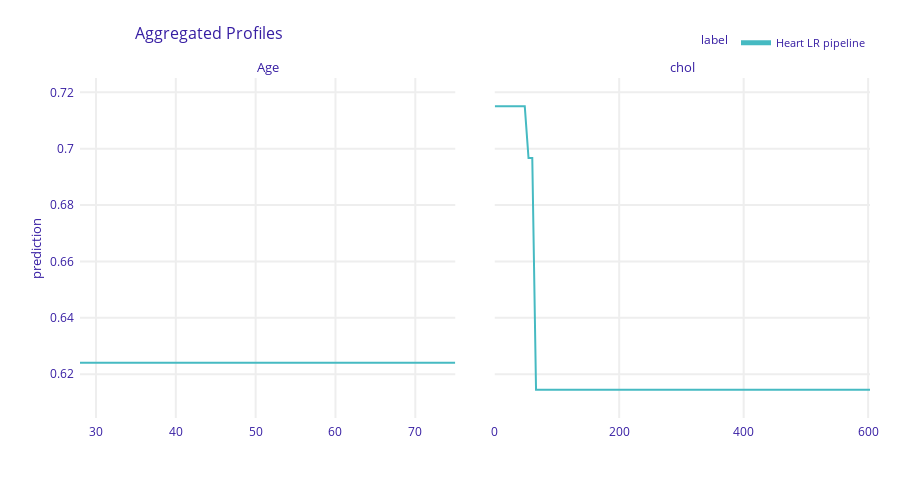
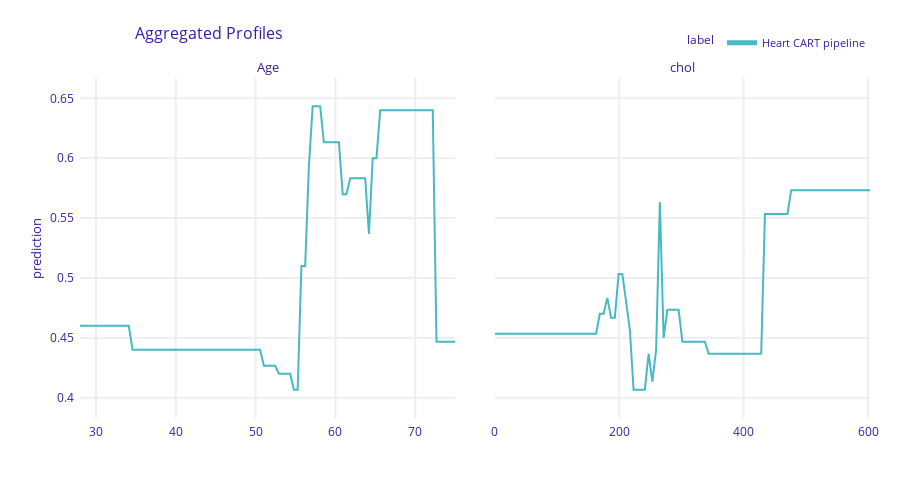

These figures' notebook cell, in order:
### Code cell
pd_lr.plot()
pd_cart.plot()

### Figure 1 — Plotly figure (JSON) as saved in the notebook; plotly's stock layout.template omitted (floating-point values rounded to 4 significant figures; data arrays with more than 128 entries replaced by an {"elided": "..."} marker saying what was removed)
{"data": [{"customdata": {"elided": "101x3 mixed values"}, "hovertemplate": "<b>%{hovertext}</b><br><br>prediction=%{y:.3f}<br>mean_prediction=%{customdata[0]:.3f}<extra></extra>", "hovertext": ["Heart LR pipeline", "Heart LR pipeline", "Heart LR pipeline", "Heart LR pipeline", "Heart LR pipeline", "Heart LR pipeline", "Heart LR pipeline", "Heart LR pipeline", "Heart LR pipeline", "Heart LR pipeline", "Heart LR pipeline", "Heart LR pipeline", "Heart LR pipeline", "Heart LR pipeline", "Heart LR pipeline", "Heart LR pipeline", "Heart LR pipeline", "Heart LR pipeline", "Heart LR pipeline", "Heart LR pipeline", "Heart LR pipeline", "Heart LR pipeline", "Heart LR pipeline", "Heart LR pipeline", "Heart LR pipeline", "Heart LR pipeline", "Heart LR pipeline", "Heart LR pipeline", "Heart LR pipeline", "Heart LR pipeline", "Heart LR pipeline", "Heart LR pipeline", "Heart LR pipeline", "Heart LR pipeline", "Heart LR pipeline", "Heart LR pipeline", "Heart LR pipeline", "Heart LR pipeline", "Heart LR pipeline", "Heart LR pipeline", "Heart LR pipeline", "Heart LR pipeline", "Heart LR pipeline", "Heart LR pipeline", "Heart LR pipeline", "Heart LR pipeline", "Heart LR pipeline", "Heart LR pipeline", "Heart LR pipeline", "Heart LR pipeline", "Heart LR pipeline", "Heart LR pipeline", "Heart LR pipeline", "Heart LR pipeline", "Heart LR pipeline", "Heart LR pipeline", "Heart LR pipeline", "Heart LR pipeline", "Heart LR pipeline", "Heart LR pipeline", "Heart LR pipeline", "Heart LR pipeline", "Heart LR pipeline", "Heart LR pipeline", "Heart LR pipeline", "Heart LR pipeline", "Heart LR pipeline", "Heart LR pipeline", "Heart LR pipeline", "Heart LR pipeline", "Heart LR pipeline", "Heart LR pipeline", "Heart LR pipeline", "Heart LR pipeline", "Heart LR pipeline", "Heart LR pipeline", "Heart LR pipeline", "Heart LR pipeline", "Heart LR pipeline", "Heart LR pipeline", "Heart LR pipeline", "Heart LR pipeline", "Heart LR pipeline", "Heart LR pipeline", "Heart LR pipeline", "Heart LR pipeline", "Heart LR pipeline", "Heart LR pipeline", "Heart LR pipeline", "Heart LR pipeline", "Heart LR pipeline", "Heart LR pipeline", "Heart LR pipeline", "Heart LR pipeline", "Heart LR pipeline", "Heart LR pipeline", "Heart LR pipeline", "Heart LR pipeline", "Heart LR pipeline", "Heart LR pipeline", "Heart LR pipeline"], "legendgroup": "Heart LR pipeline", "line": {"color": "#46bac2", "dash": "solid", "width": 2}, "marker": {"symbol": "circle"}, "mode": "lines", "name": "Heart LR pipeline", "opacity": 1, "orientation": "v", "showlegend": true, "type": "scatter", "x": [28, 28.47, 28.94, 29.41, 29.88, 30.35, 30.82, 31.29, 31.76, 32.23, 32.7, 33.17, 33.64, 34.11, 34.58, 35.05, 35.52, 35.99, 36.46, 36.93, 37.4, 37.87, 38.34, 38.81, 39.28, 39.75, 40.22, 40.69, 41.16, 41.63, 42.1, 42.57, 43.04, 43.51, 43.98, 44.45, 44.92, 45.39, 45.86, 46.33, 46.8, 47.27, 47.74, 48.21, 48.68, 49.15, 49.62, 50.09, 50.56, 51.03, 51.5, 51.97, 52.44, 52.91, 53.38, 53.85, 54.32, 54.79, 55.26, 55.73, 56.2, 56.67, 57.14, 57.61, 58.08, 58.55, 59.02, 59.49, 59.96, 60.43, 60.9, 61.37, 61.84, 62.31, 62.78, 63.25, 63.72, 64.19, 64.66, 65.13, 65.6, 66.07, 66.54, 67.01, 67.48, 67.95, 68.42, 68.89, 69.36, 69.83, 70.3, 70.77, 71.24, 71.71, 72.18, 72.65, 73.12, 73.59, 74.06, 74.53, 75], "xaxis": "x", "y": [0.624, 0.624, 0.624, 0.624, 0.624, 0.624, 0.624, 0.624, 0.624, 0.624, 0.624, 0.624, 0.624, 0.624, 0.624, 0.624, 0.624, 0.624, 0.624, 0.624, 0.624, 0.624, 0.624, 0.624, 0.624, 0.624, 0.624, 0.624, 0.624, 0.624, 0.624, 0.624, 0.624, 0.624, 0.624, 0.624, 0.624, 0.624, 0.624, 0.624, 0.624, 0.624, 0.624, 0.624, 0.624, 0.624, 0.624, 0.624, 0.624, 0.624, 0.624, 0.624, 0.624, 0.624, 0.624, 0.624, 0.624, 0.624, 0.624, 0.624, 0.624, 0.624, 0.624, 0.624, 0.624, 0.624, 0.624, 0.624, 0.624, 0.624, 0.624, 0.624, 0.624, 0.624, 0.624, 0.624, 0.624, 0.624, 0.624, 0.624, 0.624, 0.624, 0.624, 0.624, 0.624, 0.624, 0.624, 0.624, 0.624, 0.624, 0.624, 0.624, 0.624, 0.624, 0.624, 0.624, 0.624, 0.624, 0.624, 0.624, 0.624], "yaxis": "y"}, {"customdata": {"elided": "101x3 mixed values"}, "hovertemplate": "<b>%{hovertext}</b><br><br>prediction=%{y:.3f}<br>mean_prediction=%{customdata[0]:.3f}<extra></extra>", "hovertext": ["Heart LR pipeline", "Heart LR pipeline", "Heart LR pipeline", "Heart LR pipeline", "Heart LR pipeline", "Heart LR pipeline", "Heart LR pipeline", "Heart LR pipeline", "Heart LR pipeline", "Heart LR pipeline", "Heart LR pipeline", "Heart LR pipeline", "Heart LR pipeline", "Heart LR pipeline", "Heart LR pipeline", "Heart LR pipeline", "Heart LR pipeline", "Heart LR pipeline", "Heart LR pipeline", "Heart LR pipeline", "Heart LR pipeline", "Heart LR pipeline", "Heart LR pipeline", "Heart LR pipeline", "Heart LR pipeline", "Heart LR pipeline", "Heart LR pipeline", "Heart LR pipeline", "Heart LR pipeline", "Heart LR pipeline", "Heart LR pipeline", "Heart LR pipeline", "Heart LR pipeline", "Heart LR pipeline", "Heart LR pipeline", "Heart LR pipeline", "Heart LR pipeline", "Heart LR pipeline", "Heart LR pipeline", "Heart LR pipeline", "Heart LR pipeline", "Heart LR pipeline", "Heart LR pipeline", "Heart LR pipeline", "Heart LR pipeline", "Heart LR pipeline", "Heart LR pipeline", "Heart LR pipeline", "Heart LR pipeline", "Heart LR pipeline", "Heart LR pipeline", "Heart LR pipeline", "Heart LR pipeline", "Heart LR pipeline", "Heart LR pipeline", "Heart LR pipeline", "Heart LR pipeline", "Heart LR pipeline", "Heart LR pipeline", "Heart LR pipeline", "Heart LR pipeline", "Heart LR pipeline", "Heart LR pipeline", "Heart LR pipeline", "Heart LR pipeline", "Heart LR pipeline", "Heart LR pipeline", "Heart LR pipeline", "Heart LR pipeline", "Heart LR pipeline", "Heart LR pipeline", "Heart LR pipeline", "Heart LR pipeline", "Heart LR pipeline", "Heart LR pipeline", "Heart LR pipeline", "Heart LR pipeline", "Heart LR pipeline", "Heart LR pipeline", "Heart LR pipeline", "Heart LR pipeline", "Heart LR pipeline", "Heart LR pipeline", "Heart LR pipeline", "Heart LR pipeline", "Heart LR pipeline", "Heart LR pipeline", "Heart LR pipeline", "Heart LR pipeline", "Heart LR pipeline", "Heart LR pipeline", "Heart LR pipeline", "Heart LR pipeline", "Heart LR pipeline", "Heart LR pipeline", "Heart LR pipeline", "Heart LR pipeline", "Heart LR pipeline", "Heart LR pipeline", "Heart LR pipeline", "Heart LR pipeline"], "legendgroup": "Heart LR pipeline", "line": {"color": "#46bac2", "dash": "solid", "width": 2}, "marker": {"symbol": "circle"}, "mode": "lines", "name": "Heart LR pipeline", "opacity": 1, "orientation": "v", "showlegend": false, "type": "scatter", "x": [0, 6.03, 12.06, 18.09, 24.12, 30.15, 36.18, 42.21, 48.24, 54.27, 60.3, 66.33, 72.36, 78.39, 84.42, 90.45, 96.48, 102.5, 108.5, 114.6, 120.6, 126.6, 132.7, 138.7, 144.7, 150.8, 156.8, 162.8, 168.8, 174.9, 180.9, 186.9, 193.0, 199.0, 205.0, 211.1, 217.1, 223.1, 229.1, 235.2, 241.2, 247.2, 253.3, 259.3, 265.3, 271.4, 277.4, 283.4, 289.4, 295.5, 301.5, 307.5, 313.6, 319.6, 325.6, 331.7, 337.7, 343.7, 349.7, 355.8, 361.8, 367.8, 373.9, 379.9, 385.9, 391.9, 398.0, 404.0, 410.0, 416.1, 422.1, 428.1, 434.2, 440.2, 446.2, 452.2, 458.3, 464.3, 470.3, 476.4, 482.4, 488.4, 494.5, 500.5, 506.5, 512.6, 518.6, 524.6, 530.6, 536.7, 542.7, 548.7, 554.8, 560.8, 566.8, 572.9, 578.9, 584.9, 590.9, 597.0, 603], "xaxis": "x2", "y": [0.715, 0.715, 0.715, 0.715, 0.715, 0.715, 0.715, 0.715, 0.715, 0.6967, 0.6967, 0.6145, 0.6145, 0.6145, 0.6145, 0.6145, 0.6145, 0.6145, 0.6145, 0.6145, 0.6145, 0.6145, 0.6145, 0.6145, 0.6145, 0.6145, 0.6145, 0.6145, 0.6145, 0.6145, 0.6145, 0.6145, 0.6145, 0.6145, 0.6145, 0.6145, 0.6145, 0.6145, 0.6145, 0.6145, 0.6145, 0.6145, 0.6145, 0.6145, 0.6145, 0.6145, 0.6145, 0.6145, 0.6145, 0.6145, 0.6145, 0.6145, 0.6145, 0.6145, 0.6145, 0.6145, 0.6145, 0.6145, 0.6145, 0.6145, 0.6145, 0.6145, 0.6145, 0.6145, 0.6145, 0.6145, 0.6145, 0.6145, 0.6145, 0.6145, 0.6145, 0.6145, 0.6145, 0.6145, 0.6145, 0.6145, 0.6145, 0.6145, 0.6145, 0.6145, 0.6145, 0.6145, 0.6145, 0.6145, 0.6145, 0.6145, 0.6145, 0.6145, 0.6145, 0.6145, 0.6145, 0.6145, 0.6145, 0.6145, 0.6145, 0.6145, 0.6145, 0.6145, 0.6145, 0.6145, 0.6145], "yaxis": "y2"}], "layout": {"annotations": [{"font": {"size": 13}, "showarrow": false, "text": "Age", "x": 0.2375, "xanchor": "center", "xref": "paper", "y": 1, "yanchor": "bottom", "yref": "paper"}, {"font": {"size": 13}, "showarrow": false, "text": "chol", "x": 0.7625, "xanchor": "center", "xref": "paper", "y": 1, "yanchor": "bottom", "yref": "paper"}, {"font": {"size": 13}, "showarrow": false, "text": "prediction", "textangle": -90, "x": -0.07, "xref": "paper", "y": 0.5, "yref": "paper"}], "font": {"color": "#371ea3"}, "height": 489, "hovermode": "x unified", "legend": {"font": {"size": 11}, "itemsizing": "constant", "orientation": "h", "title": {"font": {"size": 12}, "text": "label"}, "tracegroupgap": 0, "x": 1, "xanchor": "right", "y": 1.061, "yanchor": "bottom"}, "margin": {"b": 71, "r": 30, "t": 78}, "title": {"font": {"size": 16}, "text": "Aggregated Profiles", "x": 0.15}, "xaxis": {"anchor": "y", "automargin": true, "domain": [0, 0.475], "fixedrange": true, "gridwidth": 2, "showticklabels": true, "tickcolor": "white", "ticklen": 3, "ticks": "outside", "title": {"text": ""}, "type": "linear", "zeroline": false}, "xaxis2": {"anchor": "y2", "automargin": true, "domain": [0.525, 1], "fixedrange": true, "gridwidth": 2, "showticklabels": true, "tickcolor": "white", "ticklen": 3, "ticks": "outside", "title": {"text": ""}, "type": "linear", "zeroline": false}, "yaxis": {"anchor": "x", "automargin": true, "domain": [0, 1], "fixedrange": true, "gridwidth": 2, "range": [0.6044, 0.7251], "tickcolor": "white", "ticklen": 3, "ticks": "outside", "title": {"text": ""}, "type": "linear", "zeroline": false}, "yaxis2": {"anchor": "x2", "automargin": true, "domain": [0, 1], "fixedrange": true, "gridwidth": 2, "matches": "y", "showticklabels": false, "tickcolor": "white", "ticklen": 3, "ticks": "outside", "title": {"text": ""}, "type": "linear", "zeroline": false}}}

### Figure 2 — Plotly figure (JSON) as saved in the notebook; plotly's stock layout.template omitted (floating-point values rounded to 4 significant figures; data arrays with more than 128 entries replaced by an {"elided": "..."} marker saying what was removed)
{"data": [{"customdata": {"elided": "101x3 mixed values"}, "hovertemplate": "<b>%{hovertext}</b><br><br>prediction=%{y:.3f}<br>mean_prediction=%{customdata[0]:.3f}<extra></extra>", "hovertext": ["Heart CART pipeline", "Heart CART pipeline", "Heart CART pipeline", "Heart CART pipeline", "Heart CART pipeline", "Heart CART pipeline", "Heart CART pipeline", "Heart CART pipeline", "Heart CART pipeline", "Heart CART pipeline", "Heart CART pipeline", "Heart CART pipeline", "Heart CART pipeline", "Heart CART pipeline", "Heart CART pipeline", "Heart CART pipeline", "Heart CART pipeline", "Heart CART pipeline", "Heart CART pipeline", "Heart CART pipeline", "Heart CART pipeline", "Heart CART pipeline", "Heart CART pipeline", "Heart CART pipeline", "Heart CART pipeline", "Heart CART pipeline", "Heart CART pipeline", "Heart CART pipeline", "Heart CART pipeline", "Heart CART pipeline", "Heart CART pipeline", "Heart CART pipeline", "Heart CART pipeline", "Heart CART pipeline", "Heart CART pipeline", "Heart CART pipeline", "Heart CART pipeline", "Heart CART pipeline", "Heart CART pipeline", "Heart CART pipeline", "Heart CART pipeline", "Heart CART pipeline", "Heart CART pipeline", "Heart CART pipeline", "Heart CART pipeline", "Heart CART pipeline", "Heart CART pipeline", "Heart CART pipeline", "Heart CART pipeline", "Heart CART pipeline", "Heart CART pipeline", "Heart CART pipeline", "Heart CART pipeline", "Heart CART pipeline", "Heart CART pipeline", "Heart CART pipeline", "Heart CART pipeline", "Heart CART pipeline", "Heart CART pipeline", "Heart CART pipeline", "Heart CART pipeline", "Heart CART pipeline", "Heart CART pipeline", "Heart CART pipeline", "Heart CART pipeline", "Heart CART pipeline", "Heart CART pipeline", "Heart CART pipeline", "Heart CART pipeline", "Heart CART pipeline", "Heart CART pipeline", "Heart CART pipeline", "Heart CART pipeline", "Heart CART pipeline", "Heart CART pipeline", "Heart CART pipeline", "Heart CART pipeline", "Heart CART pipeline", "Heart CART pipeline", "Heart CART pipeline", "Heart CART pipeline", "Heart CART pipeline", "Heart CART pipeline", "Heart CART pipeline", "Heart CART pipeline", "Heart CART pipeline", "Heart CART pipeline", "Heart CART pipeline", "Heart CART pipeline", "Heart CART pipeline", "Heart CART pipeline", "Heart CART pipeline", "Heart CART pipeline", "Heart CART pipeline", "Heart CART pipeline", "Heart CART pipeline", "Heart CART pipeline", "Heart CART pipeline", "Heart CART pipeline", "Heart CART pipeline", "Heart CART pipeline"], "legendgroup": "Heart CART pipeline", "line": {"color": "#46bac2", "dash": "solid", "width": 2}, "marker": {"symbol": "circle"}, "mode": "lines", "name": "Heart CART pipeline", "opacity": 1, "orientation": "v", "showlegend": true, "type": "scatter", "x": [28, 28.47, 28.94, 29.41, 29.88, 30.35, 30.82, 31.29, 31.76, 32.23, 32.7, 33.17, 33.64, 34.11, 34.58, 35.05, 35.52, 35.99, 36.46, 36.93, 37.4, 37.87, 38.34, 38.81, 39.28, 39.75, 40.22, 40.69, 41.16, 41.63, 42.1, 42.57, 43.04, 43.51, 43.98, 44.45, 44.92, 45.39, 45.86, 46.33, 46.8, 47.27, 47.74, 48.21, 48.68, 49.15, 49.62, 50.09, 50.56, 51.03, 51.5, 51.97, 52.44, 52.91, 53.38, 53.85, 54.32, 54.79, 55.26, 55.73, 56.2, 56.67, 57.14, 57.61, 58.08, 58.55, 59.02, 59.49, 59.96, 60.43, 60.9, 61.37, 61.84, 62.31, 62.78, 63.25, 63.72, 64.19, 64.66, 65.13, 65.6, 66.07, 66.54, 67.01, 67.48, 67.95, 68.42, 68.89, 69.36, 69.83, 70.3, 70.77, 71.24, 71.71, 72.18, 72.65, 73.12, 73.59, 74.06, 74.53, 75], "xaxis": "x", "y": [0.46, 0.46, 0.46, 0.46, 0.46, 0.46, 0.46, 0.46, 0.46, 0.46, 0.46, 0.46, 0.46, 0.46, 0.44, 0.44, 0.44, 0.44, 0.44, 0.44, 0.44, 0.44, 0.44, 0.44, 0.44, 0.44, 0.44, 0.44, 0.44, 0.44, 0.44, 0.44, 0.44, 0.44, 0.44, 0.44, 0.44, 0.44, 0.44, 0.44, 0.44, 0.44, 0.44, 0.44, 0.44, 0.44, 0.44, 0.44, 0.44, 0.4267, 0.4267, 0.4267, 0.4267, 0.42, 0.42, 0.42, 0.42, 0.4067, 0.4067, 0.51, 0.51, 0.5933, 0.6433, 0.6433, 0.6433, 0.6133, 0.6133, 0.6133, 0.6133, 0.6133, 0.57, 0.57, 0.5833, 0.5833, 0.5833, 0.5833, 0.5833, 0.5367, 0.6, 0.6, 0.64, 0.64, 0.64, 0.64, 0.64, 0.64, 0.64, 0.64, 0.64, 0.64, 0.64, 0.64, 0.64, 0.64, 0.64, 0.4467, 0.4467, 0.4467, 0.4467, 0.4467, 0.4467], "yaxis": "y"}, {"customdata": {"elided": "101x3 mixed values"}, "hovertemplate": "<b>%{hovertext}</b><br><br>prediction=%{y:.3f}<br>mean_prediction=%{customdata[0]:.3f}<extra></extra>", "hovertext": ["Heart CART pipeline", "Heart CART pipeline", "Heart CART pipeline", "Heart CART pipeline", "Heart CART pipeline", "Heart CART pipeline", "Heart CART pipeline", "Heart CART pipeline", "Heart CART pipeline", "Heart CART pipeline", "Heart CART pipeline", "Heart CART pipeline", "Heart CART pipeline", "Heart CART pipeline", "Heart CART pipeline", "Heart CART pipeline", "Heart CART pipeline", "Heart CART pipeline", "Heart CART pipeline", "Heart CART pipeline", "Heart CART pipeline", "Heart CART pipeline", "Heart CART pipeline", "Heart CART pipeline", "Heart CART pipeline", "Heart CART pipeline", "Heart CART pipeline", "Heart CART pipeline", "Heart CART pipeline", "Heart CART pipeline", "Heart CART pipeline", "Heart CART pipeline", "Heart CART pipeline", "Heart CART pipeline", "Heart CART pipeline", "Heart CART pipeline", "Heart CART pipeline", "Heart CART pipeline", "Heart CART pipeline", "Heart CART pipeline", "Heart CART pipeline", "Heart CART pipeline", "Heart CART pipeline", "Heart CART pipeline", "Heart CART pipeline", "Heart CART pipeline", "Heart CART pipeline", "Heart CART pipeline", "Heart CART pipeline", "Heart CART pipeline", "Heart CART pipeline", "Heart CART pipeline", "Heart CART pipeline", "Heart CART pipeline", "Heart CART pipeline", "Heart CART pipeline", "Heart CART pipeline", "Heart CART pipeline", "Heart CART pipeline", "Heart CART pipeline", "Heart CART pipeline", "Heart CART pipeline", "Heart CART pipeline", "Heart CART pipeline", "Heart CART pipeline", "Heart CART pipeline", "Heart CART pipeline", "Heart CART pipeline", "Heart CART pipeline", "Heart CART pipeline", "Heart CART pipeline", "Heart CART pipeline", "Heart CART pipeline", "Heart CART pipeline", "Heart CART pipeline", "Heart CART pipeline", "Heart CART pipeline", "Heart CART pipeline", "Heart CART pipeline", "Heart CART pipeline", "Heart CART pipeline", "Heart CART pipeline", "Heart CART pipeline", "Heart CART pipeline", "Heart CART pipeline", "Heart CART pipeline", "Heart CART pipeline", "Heart CART pipeline", "Heart CART pipeline", "Heart CART pipeline", "Heart CART pipeline", "Heart CART pipeline", "Heart CART pipeline", "Heart CART pipeline", "Heart CART pipeline", "Heart CART pipeline", "Heart CART pipeline", "Heart CART pipeline", "Heart CART pipeline", "Heart CART pipeline", "Heart CART pipeline"], "legendgroup": "Heart CART pipeline", "line": {"color": "#46bac2", "dash": "solid", "width": 2}, "marker": {"symbol": "circle"}, "mode": "lines", "name": "Heart CART pipeline", "opacity": 1, "orientation": "v", "showlegend": false, "type": "scatter", "x": [0, 6.03, 12.06, 18.09, 24.12, 30.15, 36.18, 42.21, 48.24, 54.27, 60.3, 66.33, 72.36, 78.39, 84.42, 90.45, 96.48, 102.5, 108.5, 114.6, 120.6, 126.6, 132.7, 138.7, 144.7, 150.8, 156.8, 162.8, 168.8, 174.9, 180.9, 186.9, 193.0, 199.0, 205.0, 211.1, 217.1, 223.1, 229.1, 235.2, 241.2, 247.2, 253.3, 259.3, 265.3, 271.4, 277.4, 283.4, 289.4, 295.5, 301.5, 307.5, 313.6, 319.6, 325.6, 331.7, 337.7, 343.7, 349.7, 355.8, 361.8, 367.8, 373.9, 379.9, 385.9, 391.9, 398.0, 404.0, 410.0, 416.1, 422.1, 428.1, 434.2, 440.2, 446.2, 452.2, 458.3, 464.3, 470.3, 476.4, 482.4, 488.4, 494.5, 500.5, 506.5, 512.6, 518.6, 524.6, 530.6, 536.7, 542.7, 548.7, 554.8, 560.8, 566.8, 572.9, 578.9, 584.9, 590.9, 597.0, 603], "xaxis": "x2", "y": [0.4533, 0.4533, 0.4533, 0.4533, 0.4533, 0.4533, 0.4533, 0.4533, 0.4533, 0.4533, 0.4533, 0.4533, 0.4533, 0.4533, 0.4533, 0.4533, 0.4533, 0.4533, 0.4533, 0.4533, 0.4533, 0.4533, 0.4533, 0.4533, 0.4533, 0.4533, 0.4533, 0.4533, 0.47, 0.47, 0.4833, 0.4667, 0.4667, 0.5033, 0.5033, 0.48, 0.4567, 0.4067, 0.4067, 0.4067, 0.4067, 0.4367, 0.4133, 0.44, 0.5633, 0.45, 0.4733, 0.4733, 0.4733, 0.4733, 0.4467, 0.4467, 0.4467, 0.4467, 0.4467, 0.4467, 0.4467, 0.4367, 0.4367, 0.4367, 0.4367, 0.4367, 0.4367, 0.4367, 0.4367, 0.4367, 0.4367, 0.4367, 0.4367, 0.4367, 0.4367, 0.4367, 0.5533, 0.5533, 0.5533, 0.5533, 0.5533, 0.5533, 0.5533, 0.5733, 0.5733, 0.5733, 0.5733, 0.5733, 0.5733, 0.5733, 0.5733, 0.5733, 0.5733, 0.5733, 0.5733, 0.5733, 0.5733, 0.5733, 0.5733, 0.5733, 0.5733, 0.5733, 0.5733, 0.5733, 0.5733], "yaxis": "y2"}], "layout": {"annotations": [{"font": {"size": 13}, "showarrow": false, "text": "Age", "x": 0.2375, "xanchor": "center", "xref": "paper", "y": 1, "yanchor": "bottom", "yref": "paper"}, {"font": {"size": 13}, "showarrow": false, "text": "chol", "x": 0.7625, "xanchor": "center", "xref": "paper", "y": 1, "yanchor": "bottom", "yref": "paper"}, {"font": {"size": 13}, "showarrow": false, "text": "prediction", "textangle": -90, "x": -0.07, "xref": "paper", "y": 0.5, "yref": "paper"}], "font": {"color": "#371ea3"}, "height": 489, "hovermode": "x unified", "legend": {"font": {"size": 11}, "itemsizing": "constant", "orientation": "h", "title": {"font": {"size": 12}, "text": "label"}, "tracegroupgap": 0, "x": 1, "xanchor": "right", "y": 1.061, "yanchor": "bottom"}, "margin": {"b": 71, "r": 30, "t": 78}, "title": {"font": {"size": 16}, "text": "Aggregated Profiles", "x": 0.15}, "xaxis": {"anchor": "y", "automargin": true, "domain": [0, 0.475], "fixedrange": true, "gridwidth": 2, "showticklabels": true, "tickcolor": "white", "ticklen": 3, "ticks": "outside", "title": {"text": ""}, "type": "linear", "zeroline": false}, "xaxis2": {"anchor": "y2", "automargin": true, "domain": [0.525, 1], "fixedrange": true, "gridwidth": 2, "showticklabels": true, "tickcolor": "white", "ticklen": 3, "ticks": "outside", "title": {"text": ""}, "type": "linear", "zeroline": false}, "yaxis": {"anchor": "x", "automargin": true, "domain": [0, 1], "fixedrange": true, "gridwidth": 2, "range": [0.383, 0.667], "tickcolor": "white", "ticklen": 3, "ticks": "outside", "title": {"text": ""}, "type": "linear", "zeroline": false}, "yaxis2": {"anchor": "x2", "automargin": true, "domain": [0, 1], "fixedrange": true, "gridwidth": 2, "matches": "y", "showticklabels": false, "tickcolor": "white", "ticklen": 3, "ticks": "outside", "title": {"text": ""}, "type": "linear", "zeroline": false}}}
